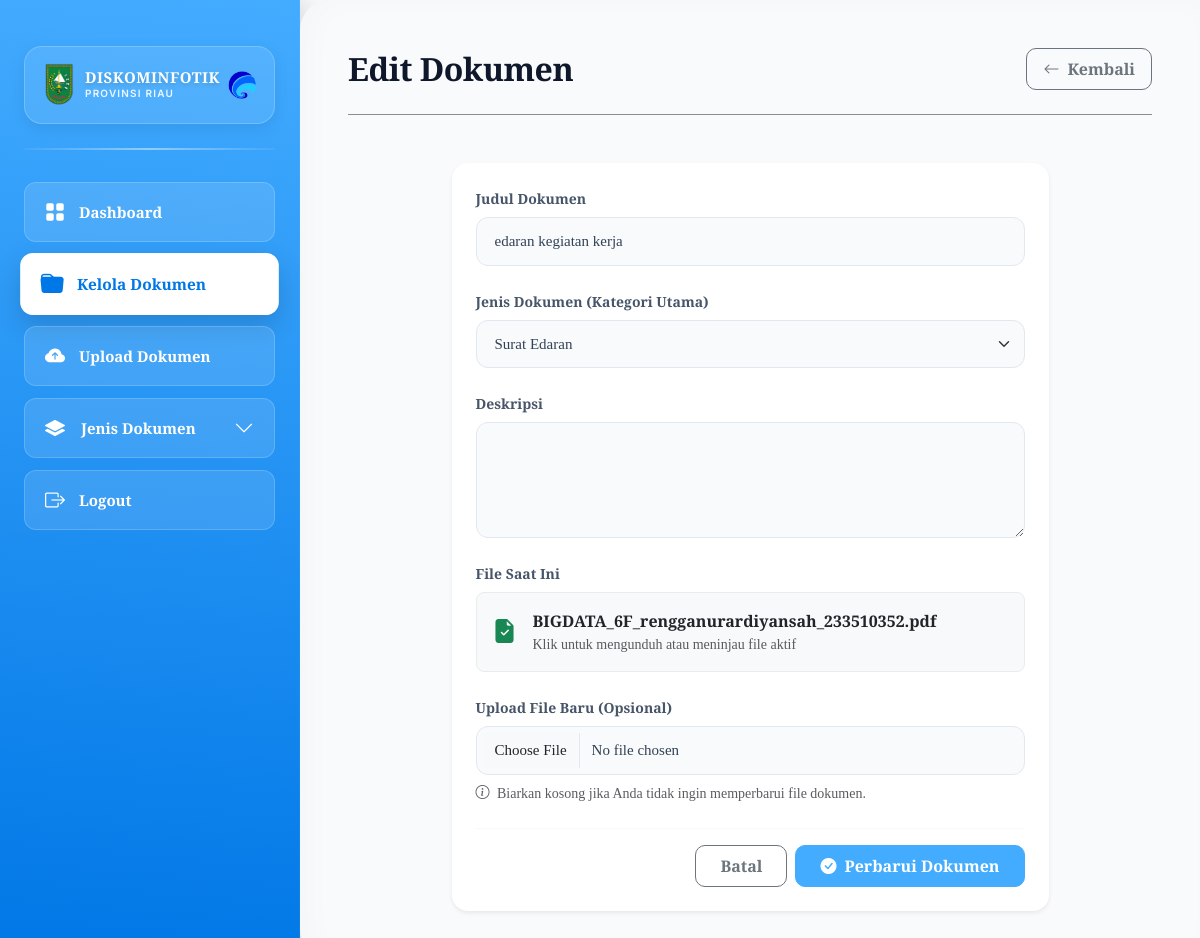
Screenshot of /admin/edit_dokumen.php?id=2 (signed in) with the database file from the repository.
### tables this page shows
CREATE TABLE IF NOT EXISTS `dokumen` (
  `id_dokumen` int(11) NOT NULL AUTO_INCREMENT,
  `judul` varchar(200) NOT NULL,
  `jenis_dokumen` varchar(100) NOT NULL,
  `deskripsi` text NOT NULL,
  `nama_file` varchar(255) NOT NULL,
  `tanggal_upload` date NOT NULL,
  `id_admin` int(11) NOT NULL,
  PRIMARY KEY (`id_dokumen`),
  KEY `id_admin` (`id_admin`)
);

### config/koneksi.php (called while the page is built, shortened)
<?php
function get_db_env($key, $default = '') {
    return $default;
}
$host     = get_db_env('DB_HOST', get_db_env('MYSQLHOST', 'localhost'));
$user     = get_db_env('DB_USER', get_db_env('MYSQLUSER', 'root'));
$password = get_db_env('DB_PASSWORD', get_db_env('MYSQLPASSWORD', ''));
$database = get_db_env('DB_NAME', get_db_env('MYSQLDATABASE', 'db_repository_dokumen'));
$port     = get_db_env('DB_PORT', get_db_env('MYSQLPORT', '3306'));
$is_postgres = ($port == 5432 || $port == 6543 || strpos($host, 'supabase') !== false || strpos($host, 'postgres') !== false);
$koneksi = null;
$pdo = null;
if ($is_postgres) {
    try {
        $dsn = "pgsql:host=$host;port=$port;dbname=$database;sslmode=require";
        $pdo = new PDO($dsn, $user, $password, [
            PDO::ATTR_ERRMODE => PDO::ERRMODE_EXCEPTION,
            PDO::ATTR_DEFAULT_FETCH_MODE => PDO::FETCH_ASSOC
        ]);
    } catch (PDOException $e) {
        try {
            $dsn = "pgsql:host=$host;port=$port;dbname=$database";
            $pdo = new PDO($dsn, $user, $password, [
                PDO::ATTR_ERRMODE => PDO::ERRMODE_EXCEPTION,
                PDO::ATTR_DEFAULT_FETCH_MODE => PDO::FETCH_ASSOC
            ]);
        } catch (PDOException $e2) {
            die("Koneksi Supabase PostgreSQL Gagal: " . $e2->getMessage());
        }
    }
} else {
    $koneksi = @mysqli_connect($host, $user, $password, $database, (int)$port);
}
function db_query($conn_or_sql, $sql = null) {
    global $pdo, $koneksi, $is_postgres;
    $queryStr = $sql !== null ? $sql : $conn_or_sql;
    if ($pdo) {
        try {
            if ($is_postgres) {
                $queryStr = str_replace('`', '"', $queryStr);
                $queryStr = str_replace(' LIKE ', ' ILIKE ', $queryStr);
            }
            $stmt = $pdo->query($queryStr);
            return new DBResult($stmt);
        } catch (PDOException $e) {
            error_log("DB Query Error: " . $e->getMessage() . " | SQL: " . $queryStr);
            return false;
        }
    } else if ($koneksi) {
        return mysqli_query($koneksi, $queryStr);
    }
    return false;
}
function db_fetch_assoc($result) {
    global $koneksi;
    if ($result instanceof DBResult) {
        if ($result->currentIndex < $result->numRows) {
            return $result->rows[$result->currentIndex++];
        }
        return false;
    } else if ($result && $koneksi) {
        return mysqli_fetch_assoc($result);
    }
    return false;
}
function db_real_escape_string($conn_or_str, $str = null) {
    global $pdo, $koneksi;
    $target = $str !== null ? $str : $conn_or_str;
    if ($pdo) {
        $quoted = $pdo->quote($target);
        if (substr($quoted, 0, 1) === "'" && substr($quoted, -1) === "'") {
            return substr($quoted, 1, -1);
        }
        return $quoted;
    } else if ($koneksi) {
        $conn = is_object($conn_or_str) ? $conn_or_str : $koneksi;
        return mysqli_real_escape_string($conn, $target);
    }
    return addslashes($target);
}

### admin/edit_dokumen.php (the view, shortened to what this page needs)
<?php
include("../config/koneksi.php");
$id = db_real_escape_string($koneksi, $_GET['id']);
$query = db_query($koneksi, "SELECT * FROM dokumen WHERE id_dokumen='$id'");
$data = db_fetch_assoc($query);
?>
<!DOCTYPE html>
<html lang="id">
<head>
    <link href="https://cdn.jsdelivr.net/npm/bootstrap@5.3.3/dist/css/bootstrap.min.css" rel="stylesheet">
    <link rel="stylesheet" href="https://cdn.jsdelivr.net/npm/bootstrap-icons@1.13.1/font/bootstrap-icons.min.css">
    <link rel="stylesheet" href="../assets/css/style.css">
</head>
<body class="bg-light">
<div class="container-fluid">
    <div class="row">
        <?php include("partials/sidebar.php"); ?>
        <div class="col-md-9 p-5 admin-content-area">
            <div class="d-flex justify-content-between align-items-center mb-4">
                <h2 class="admin-page-header m-0">Edit Dokumen</h2>
                <a href="dokumen.php" class="btn btn-outline-secondary px-3 py-2 fw-semibold d-flex align-items-center gap-2">
                    <i class="bi bi-arrow-left"></i>
                    <span>Kembali</span>
                </a>
            </div>
            <hr class="mb-5 opacity-50">
            <div class="row justify-content-center">
                <div class="col-xl-9">
                    <div class="card border-0 shadow-sm rounded-4 p-4 bg-white">
                        <form method="POST" enctype="multipart/form-data">
                            <div class="mb-4">
                                <label class="form-label">Judul Dokumen</label>
                                <input
                                    type="text"
                                    name="judul"
                                    class="form-control"
                                    value="<?= htmlspecialchars($data['judul']); ?>"
                                    required>
                            </div>
                            <div class="mb-4">
                                <label class="form-label">Jenis Dokumen (Kategori Utama)</label>
                                <select name="kategori_surat" id="kategoriSuratSelect" class="form-select" required>
                                    <?php
                                    $kats = [
                                        "Regulasi Pusat",
                                        "Regulasi Daerah",
                                        "Kebijakan/Keputusan",
                                        "Petunjuk Teknis",
                                        "SOP",
                                        "Laporan Pengembangan Aplikasi",
                                        "Dokumen Perencanaan",
                                        "Dokumen Analisis & Perancangan Sistem",
                                        "Dokumentasi Aplikasi",
                                        "Laporan Pengujian Sistem",
                                        "Laporan Pemeliharaan Aplikasi",
                                        "Laporan Monitoring & Evaluasi",
                                        "Dokumen Keamanan Informasi",
                                        "Laporan Audit",
                                        "Dokumen SPBE/Pemerintahan Digital",
                                        "Surat Edaran",
                                        "Berita Acara",
                                        "Laporan Kegiatan",
                                        "Laporan Kinerja",
                                        "Dokumen Kerja Sama",
                                        "Dokumentasi Kegiatan",
                                        "Lainnya"
                                    ];
                                    $current_kat = isset($data['jenis_dokumen']) ? $data['jenis_dokumen'] : '';
                                    foreach($kats as $idx => $k){
                                        $sel = ($current_kat == $k) ? "selected" : "";
                                        echo "<option value=\"$k\" $sel>$k</option>";
                                    }
                                    ?>
                                </select>
                            </div>
                            <div class="mb-4">
                                <label class="form-label">Deskripsi</label>
                                <textarea
                                    name="deskripsi"
                                    class="form-control"
                                    rows="4"><?= htmlspecialchars($data['deskripsi']); ?></textarea>
                            </div>
                            <div class="mb-4">
                                <label class="form-label">File Saat Ini</label>
                                <div class="d-flex align-items-center p-3 rounded-3 bg-light border border-light-subtle">
                                    <i class="bi bi-file-earmark-check-fill text-success fs-4 me-3"></i>
                                    <div class="overflow-hidden">
                                        <a href="../assets/uploads/<?= $data['nama_file']; ?>" target="_blank" class="fw-bold text-decoration-none text-dark hover-primary-link text-break">
                                            <?= htmlspecialchars($data['nama_file']); ?>
                                        </a>
                                        <small class="text-muted d-block">Klik untuk mengunduh atau meninjau file aktif</small>
                                    </div>
                                </div>
                            </div>
                            <div class="mb-4">
                                <label class="form-label">Upload File Baru (Opsional)</label>
                                <input
                                    type="file"
                                    name="nama_file"
                                    class="form-control">
                                <div class="form-text text-muted mt-2">
                                    <i class="bi bi-info-circle me-1"></i> Biarkan kosong jika Anda tidak ingin memperbarui file dokumen.
                                </div>
                            </div>
                            <div class="pt-3 border-top border-light d-flex justify-content-end gap-2">
                                <a href="dokumen.php" class="btn btn-outline-secondary px-4 py-2 fw-semibold">Batal</a>
                                <button type="submit" name="update" class="btn btn-primary px-4 py-2 fw-semibold d-flex align-items-center gap-2">
                                    <i class="bi bi-check-circle-fill"></i>
                                    <span>Perbarui Dokumen</span>
                                </button>
                            </div>
                        </form>
                    </div>
                </div>
            </div>
        </div>
    </div>
</div>
</body>
</html>

### assets/css/style.css (style rules this page uses)
* { font-family: 'Playfair Display', Georgia, serif; }
body { font-family: 'Playfair Display', Georgia, serif; background: #f4f6f9; }
button, input, select, textarea, .btn, .card, table, .badge { font-family: 'Playfair Display', Georgia, serif; }
h1, h2, h3, h4, h5, h6, .font-serif, .admin-page-header, .hero-section h1 { font-family: 'Playfair Display', Georgia, serif; }
.card { border: none; border-radius: 15px; background: #ffffff; }
.btn { border-radius: 10px; }
.admin-content-area { background: #f8fafc; min-height: 100vh; border-radius: 30px 0 0 30px; box-shadow: inset 10px 0 30px rgba(0, 0, 0, 0.02); }
.form-control, .form-select { padding: 12px 18px; border-radius: 12px; border: 1px solid #e2e8f0; background-color: #f8fafc; transition: all 0.3s ease; font-size: 15px; color: #334155; }
.form-label { font-weight: 600; color: #475569; font-size: 14px; margin-bottom: 8px; }
.admin-page-header { font-family: 'Playfair Display', Georgia, serif; font-weight: 800; color: #0f172a; letter-spacing: -0.5px; }
.btn-primary { background-color: #44ACFF !important; border-color: #44ACFF !important; color: #ffffff !important; transition: all 0.3s cubic-bezier(0.25, 0.8, 0.25, 1) !important; font-weight: 600 !important; }

### rows the page displays
dokumen: judul "edaran kegiatan kerja", nama_file "BIGDATA_6F_rengganurardiyansah_233510352.pdf"

### other values shown
form field kategori_surat "Surat Edaran"
